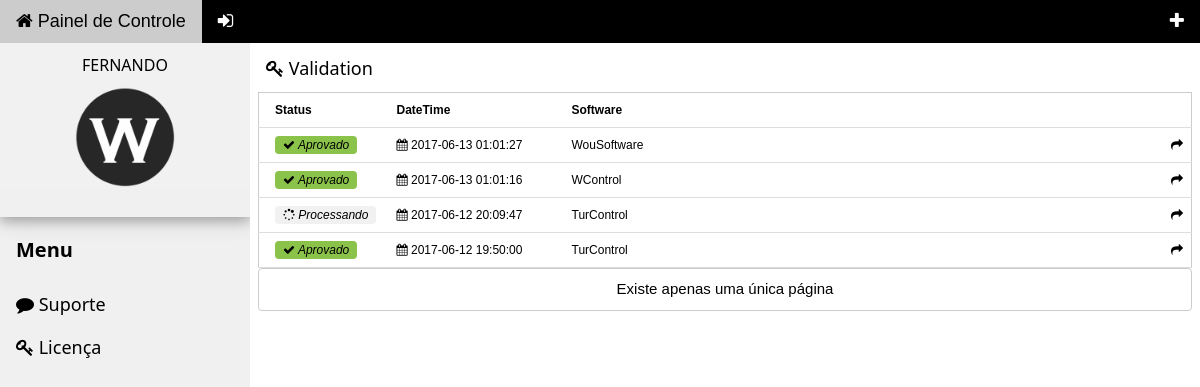
The page /system/user/validation/ (signed in) on the database its author committed.
### tables this page shows
CREATE TABLE IF NOT EXISTS `desktop_validation` (
`id_desktop_validation` int(11) NOT NULL,
  `id_desktop_software` int(11) NOT NULL,
  `id_system_user` int(11) NOT NULL,
  `desktop_validation_serial` varchar(100) DEFAULT NULL,
  `desktop_validation_status` varchar(45) DEFAULT NULL,
  `desktop_validation_activation` varchar(45) DEFAULT NULL,
  `desktop_validation_	transaction` varchar(100) DEFAULT NULL,
  `desktop_validation_datetime` datetime DEFAULT NULL,
  `desktop_validation_system` varchar(100) DEFAULT NULL,
  `desktop_validation_systemtype` varchar(45) DEFAULT NULL,
  `desktop_validation_username` varchar(45) DEFAULT NULL,
  `desktop_validation_version` varchar(45) DEFAULT NULL,
  `desktop_validation_ip` varchar(45) DEFAULT NULL,
  `desktop_validation_processor` varchar(45) DEFAULT NULL,
  `desktop_validation_rammemory` varchar(45) DEFAULT NULL
);

CREATE TABLE IF NOT EXISTS `desktop_software` (
`id_desktop_software` int(11) NOT NULL,
  `desktop_software_attribute` varchar(45) DEFAULT NULL,
  `desktop_software_description` varchar(45) DEFAULT NULL,
  `desktop_software_status` varchar(45) DEFAULT NULL,
  `desktop_software_version` varchar(45) DEFAULT NULL,
  `desktop_software_message` varchar(45) DEFAULT NULL,
  `desktop_software_link` varchar(45) DEFAULT NULL,
  `desktop_software_value` varchar(45) DEFAULT NULL
);

### system/user/validation/index.php (the view, shortened to what this page needs)
<?php
	$sql_res=mysql_query("SELECT * FROM desktop_validation where id_system_user= '".$_SESSION['id_system_user']."'");
	$contador=mysql_num_rows($sql_res);
	if(empty($_GET['pag'])){
		$pag=1;
	}else{
		$pag = "$_GET[pag]";}
	if($pag >= '1'){
 		$pag = $pag;
	}else{
		$pag = '1';
	}
	$maximo=10;
	$inicio = ($pag * $maximo) - $maximo;
	$paginas=ceil($contador/$maximo);
?>
<!DOCTYPE html>
<html>
<head>
<link rel="stylesheet" href="../../../layout/w3css/4/w3.css">
<link rel="stylesheet" href="../../../layout/lib/w3-theme-black.css">
<link rel="stylesheet" href="../../../layout/css/font-awesome.min.css">
</head>
<body>
<div class="w3-top">
  <div class="w3-bar w3-theme w3-top w3-left-align w3-large">
     <a href="../../user/" class="w3-bar-item w3-button"><i class="fa fa-home"></i> Painel de Controle </a>
	 <a href="../../logout.php" class="w3-bar-item w3-button"><i class="fa fa-sign-in"></i></a>
	 <a href="../validation/new-form.php" class="w3-bar-item w3-button w3-right"><i class="fa fa-plus"></i></a>
  </div>
</div>
<nav class="w3-sidebar w3-bar-block w3-collapse w3-large w3-theme-l5 w3-animate-left" style="z-index:3;width:250px;margin-top:43px;" id="mySidebar">
   <div class="w3-card-4" style="width:100%">
    <header class="w3-container w3-light-grey">
	   <center><i class="glyphicon glyphicon-user"></i><h6><?php echo $_SESSION['system_user_name']; ?> </h6></center>
<center><img src="../../../layout/images/WouSoftware.png" alt="Avatar" style="width:100px"></center>
    </header>
	<br/>
  </div>
  <h4 class="w3-bar-item"><b>Menu</b></h4>
<h5><a class="w3-bar-item w3-button w3-hover-black" href="../support/"><i class="fa fa-comment"></i>  Suporte</a>
	<a class="w3-bar-item w3-button w3-hover-black" href="../validation/"><i class="fa fa-key"></i>  Licença</a></h5>
</nav>
<div class="w3-main" style="margin-left:250px">
  <div class="w3-row">
	<header class="w3-container" style="padding-top:45px">
    <h5><i class="fa fa-key"></i>  Validation</h5>
	</header>
  <div class="w3-row-padding w3-margin-bottom">
		<table class="w3-table w3-small w3-bordered w3-responsive w3-border">
			<tr>
				<td width="130" align='left'><b>Status</b></td>
				<td width="175" align='left'><b>DateTime</b></td>
				<td><b>Software</b></td>
				<td align='right' width="25"><b></b></td>
			</tr>
			<?php
				$sql="SELECT * FROM desktop_validation A inner join desktop_software B on A.id_desktop_software = B.id_desktop_software where id_system_user= '".$_SESSION['id_system_user']."' ORDER BY id_desktop_validation DESC LIMIT $inicio, $maximo";
				$resultados = mysql_query($sql)
				or die (mysql_error());
				while ($res=mysql_fetch_array($resultados)) {
				$id = $res[id_desktop_validation];
				$software = $res[desktop_software_attribute];
				$status = $res[desktop_validation_status];
				$date = $res[desktop_validation_datetime];
			?>
			<tr>
				<td><?php if($status == "TRUE"){ echo "<span class='w3-tag w3-light-green w3-round'><i><i class='fa fa-check'></i>  Aprovado</i></span>";}else echo "<span class='w3-tag w3-light-grey w3-round'><i><i class='fa fa-spinner'></i>  Processando</i></span>";?></td>
				<td><i class='fa fa-calendar'></i>  <?php echo $date ?></td>
				<td><?php echo $software ?></td>
				<td><a href="../validation/profile-form.php?id=<?php echo $id ?>"><i class="fa fa-share"></i></a></td>
			</tr>
			<?php } ?>
		</table >
		<table class="w3-bar w3-border w3-round w3-center">
			<tr>
			<?php
				if($contador<=$maximo){
					echo "<td><a class='w3-center'>Existe apenas uma única página</a></td>";
				}
				else{
					for($i=1;$i<=$paginas;$i++){
						if($pag==$i){
						}else{
						}
					}
				}
			?>
		</tr>
		</table>
  </div>
  </div>
</div>
</body>
</html>

### layout/w3css/4/w3.css (style rules this page uses)
*,*:before,*:after { box-sizing:inherit }
html { -ms-text-size-adjust:100%;-webkit-text-size-adjust:100% }
body { margin:0 }
article,aside,details,figcaption,figure,footer,header,main,menu,nav,section,summary { display:block }
a { background-color:transparent;-webkit-text-decoration-skip:objects }
img { border-style:none }
html,body { font-family:Verdana,sans-serif;font-size:15px;line-height:1.5 }
html { overflow-x:hidden }
h4 { font-size:20px }
h5 { font-size:18px }
h6 { font-size:16px }
h1,h2,h3,h4,h5,h6 { font-family:"Segoe UI",Arial,sans-serif;font-weight:400;margin:10px 0 }
img { margin-bottom:-5px }
a { color:inherit }
.w3-table,.w3-table-all { border-collapse:collapse;border-spacing:0;width:100%;display:table }
.w3-bordered tr,.w3-table-all tr { border-bottom:1px solid #ddd }
.w3-table td,.w3-table th,.w3-table-all td,.w3-table-all th { padding:8px 8px;display:table-cell;text-align:left;vertical-align:top }
.w3-table th:first-child,.w3-table td:first-child,.w3-table-all th:first-child,.w3-table-all td:first-child { padding-left:16px }
.w3-btn,.w3-button { border:none;display:inline-block;outline:0;padding:8px 16px;vertical-align:middle;overflow:hidden;text-decoration:none;color:inherit;background-color:inherit;text-align:center;cursor:pointer;white-space:nowrap }
.w3-btn,.w3-button { -webkit-touch-callout:none;-webkit-user-select:none;-khtml-user-select:none;-moz-user-select:none;-ms-user-select:none;user-select:none }
.w3-badge,.w3-tag { background-color:#000;color:#fff;display:inline-block;padding-left:8px;padding-right:8px;text-align:center }
.w3-sidebar { height:100%;width:200px;background-color:#fff;position:fixed!important;z-index:1;overflow:auto }
.w3-main,#main { transition:margin-left .4s }
.w3-bar { width:100%;overflow:hidden }
.w3-bar .w3-bar-item { padding:8px 16px;float:left;width:auto;border:none;outline:none;display:block }
.w3-bar .w3-button { white-space:normal }
.w3-bar-block .w3-bar-item { width:100%;display:block;padding:8px 16px;text-align:left;border:none;outline:none;white-space:normal;float:none }
.w3-responsive { overflow-x:auto }
.w3-container:after,.w3-container:before,.w3-panel:after,.w3-panel:before,.w3-row:after,.w3-row:before,.w3-row-padding:after,.w3-row-padding:before, .w3-cell-row:before,.w3-cell-row:after,.w3-clear:after,.w3-clear:before,.w3-bar:before,.w3-bar:after { content:"";display:table;clear:both }
@media (min-width:993px) { .w3-sidebar.w3-collapse { display:block!important } }
.w3-top,.w3-bottom { position:fixed;width:100%;z-index:1 }
.w3-top { top:0 }
.w3-round,.w3-round-medium { border-radius:4px }
.w3-row-padding,.w3-row-padding>.w3-half,.w3-row-padding>.w3-third,.w3-row-padding>.w3-twothird,.w3-row-padding>.w3-threequarter,.w3-row-padding>.w3-quarter,.w3-row-padding>.w3-col { padding:0 8px }
.w3-container,.w3-panel { padding:0.01em 16px }
.w3-card-4,.w3-hover-shadow:hover { box-shadow:0 4px 10px 0 rgba(0,0,0,0.2),0 4px 20px 0 rgba(0,0,0,0.19) }
.w3-animate-left { position:relative;animation:animateleft 0.4s }
.w3-small { font-size:12px!important }
.w3-large { font-size:18px!important }
.w3-left-align { text-align:left!important }
.w3-center { text-align:center!important }
.w3-border { border:1px solid #ccc!important }
.w3-margin-bottom { margin-bottom:16px!important }
.w3-right { float:right!important }
.w3-light-green,.w3-hover-light-green:hover { color:#000!important;background-color:#8bc34a!important }
.w3-light-grey,.w3-hover-light-grey:hover,.w3-light-gray,.w3-hover-light-gray:hover { color:#000!important;background-color:#f1f1f1!important }

### system/user/validation/index.php (style rules this page uses)
img { max-width:100%;height:auto; }

### rows shown on the page
desktop_validation: desktop_validation_status "TRUE" (drawn), desktop_validation_datetime "2017-06-13 01:01:27", id_desktop_software.desktop_software_attribute "WouSoftware"
desktop_validation: desktop_validation_status "TRUE" (drawn), desktop_validation_datetime "2017-06-13 01:01:16", id_desktop_software.desktop_software_attribute "WControl"
desktop_validation: desktop_validation_status "FALSE" (drawn), desktop_validation_datetime "2017-06-12 20:09:47", id_desktop_software.desktop_software_attribute "TurControl"
desktop_validation: desktop_validation_status "TRUE" (drawn), desktop_validation_datetime "2017-06-12 19:50:00", id_desktop_software.desktop_software_attribute "TurControl"

### other values the page prints
$_SESSION['system_user_name'] "FERNANDO"
